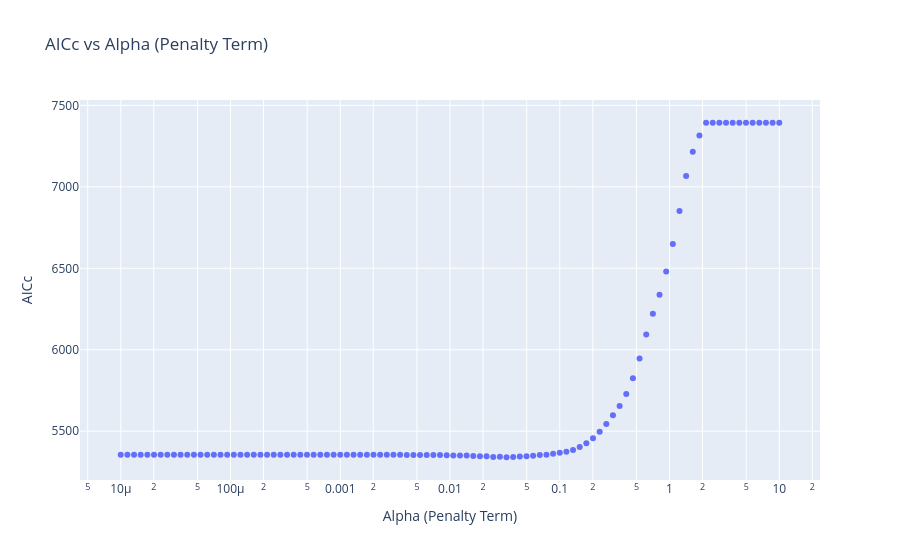

Notebook source saved alongside this figure:
### Code cell
# =========================================
# Step 3: Select the LASSO penalty using AICc
# =========================================
alphas = np.logspace(-5, 1, num=100)

aiccs = []
for alpha in alphas:
    lasso_temp = Lasso(alpha=alpha, max_iter=10000)
    lasso_temp.fit(X1, y0)
    mse = mean_squared_error(y0, lasso_temp.predict(X1))
    n = len(y0)
    num_params = np.count_nonzero(lasso_temp.coef_) + 1  # +1 for intercept
    aicc = n * np.log(mse) + 2 * num_params + 2 * num_params * (num_params + 1) / (n - num_params - 1)
    aiccs.append(aicc)

best_alpha_aicc = alphas[np.argmin(aiccs)]
print(f"Best alpha (AICc): {best_alpha_aicc}")

fig = px.scatter(x=alphas, y=aiccs, log_x=True,
                  title='AICc vs Alpha (Penalty Term)',
                  labels={'x': 'Alpha (Penalty Term)', 'y': 'AICc'})

fig.write_image(f"{output_dir}/linear_aicc_vs_alpha.png", width=1000, height=600, scale=2)
fig.show()

### Figure 1 — Plotly figure (JSON) as saved in the notebook; plotly's stock layout.template omitted (floating-point values rounded to 4 significant figures)
{"data": [{"hovertemplate": "Alpha (Penalty Term)=%{x}<br>AICc=%{y}<extra></extra>", "legendgroup": "", "marker": {"color": "#636efa", "symbol": "circle"}, "mode": "markers", "name": "", "orientation": "v", "showlegend": false, "type": "scatter", "x": [1e-05, 1.15e-05, 1.322e-05, 1.52e-05, 1.748e-05, 2.009e-05, 2.31e-05, 2.656e-05, 3.054e-05, 3.511e-05, 4.037e-05, 4.642e-05, 5.337e-05, 6.136e-05, 7.055e-05, 8.111e-05, 9.326e-05, 0.0001072, 0.0001233, 0.0001417, 0.000163, 0.0001874, 0.0002154, 0.0002477, 0.0002848, 0.0003275, 0.0003765, 0.0004329, 0.0004977, 0.0005722, 0.0006579, 0.0007565, 0.0008697, 0.001, 0.00115, 0.001322, 0.00152, 0.001748, 0.002009, 0.00231, 0.002656, 0.003054, 0.003511, 0.004037, 0.004642, 0.005337, 0.006136, 0.007055, 0.008111, 0.009326, 0.01072, 0.01233, 0.01417, 0.0163, 0.01874, 0.02154, 0.02477, 0.02848, 0.03275, 0.03765, 0.04329, 0.04977, 0.05722, 0.06579, 0.07565, 0.08697, 0.1, 0.115, 0.1322, 0.152, 0.1748, 0.2009, 0.231, 0.2656, 0.3054, 0.3511, 0.4037, 0.4642, 0.5337, 0.6136, 0.7055, 0.8111, 0.9326, 1.072, 1.233, 1.417, 1.63, 1.874, 2.154, 2.477, 2.848, 3.275, 3.765, 4.329, 4.977, 5.722, 6.579, 7.565, 8.697, 10.0], "xaxis": "x", "y": [5355.0, 5355.0, 5355.0, 5355.0, 5355.0, 5355.0, 5355.0, 5355.0, 5355.0, 5355.0, 5355.0, 5355.0, 5355.0, 5355.0, 5355.0, 5355.0, 5355.0, 5355.0, 5355.0, 5355.0, 5355.0, 5355.0, 5355.0, 5355.0, 5355.0, 5355.0, 5355.0, 5355.0, 5355.0, 5355.0, 5355.0, 5355.0, 5355.0, 5355.0, 5355.0, 5355.0, 5355.0, 5355.0, 5355.0, 5355.0, 5355.0, 5355.0, 5356.0, 5353.0, 5354.0, 5354.0, 5354.0, 5354.0, 5354.0, 5352.0, 5350.0, 5351.0, 5351.0, 5348.0, 5347.0, 5346.0, 5341.0, 5342.0, 5340.0, 5342.0, 5345.0, 5347.0, 5350.0, 5353.0, 5355.0, 5361.0, 5367.0, 5373.0, 5385.0, 5403.0, 5426.0, 5457.0, 5497.0, 5544.0, 5598.0, 5655.0, 5728.0, 5825.0, 5946.0, 6094.0, 6221.0, 6337.0, 6481.0, 6649.0, 6852.0, 7067.0, 7215.0, 7315.0, 7394.0, 7394.0, 7394.0, 7394.0, 7394.0, 7394.0, 7394.0, 7394.0, 7394.0, 7394.0, 7394.0, 7394.0], "yaxis": "y"}], "layout": {"legend": {"tracegroupgap": 0}, "title": {"text": "AICc vs Alpha (Penalty Term)"}, "xaxis": {"anchor": "y", "domain": [0, 1], "title": {"text": "Alpha (Penalty Term)"}, "type": "log"}, "yaxis": {"anchor": "x", "domain": [0, 1], "title": {"text": "AICc"}}}}
